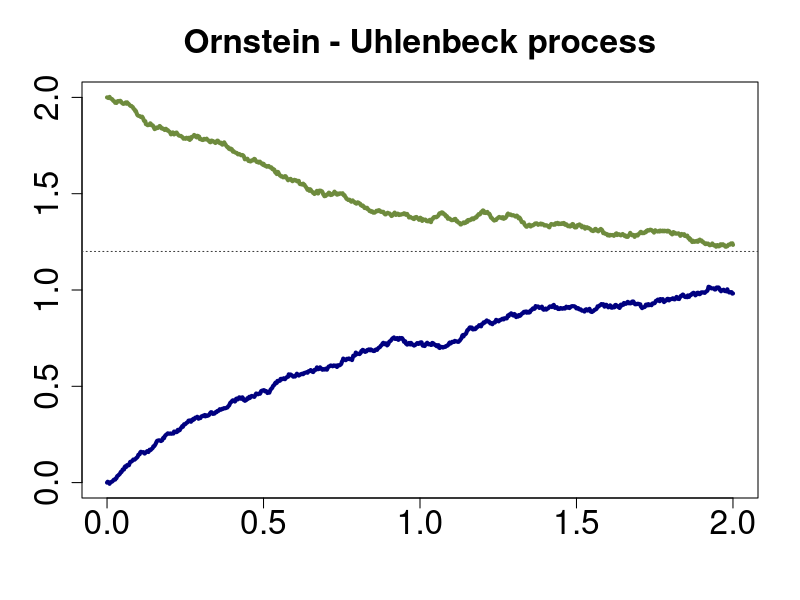

R code for this plot:
# clear variables and close windows
rm(list = ls(all = TRUE))
graphics.off()

ou = function(theta = 1, mu = 1.2, sigma = 0.3, init = c(mu, sigma^2/(2 * theta)), 
    from = 0, to = 2, steps = 500 * (to - from)) {
    t    = seq(from, to, length = steps)
    oup  = rnorm(n = 1, mean = init[1], sd = sqrt(init[2]))
    for (i in (1:(steps - 1))) {
        oup[i + 1] = oup[i] + theta * (mu - oup[i]) * (to - from)/steps + sigma * 
            rnorm(n = 1, mean = 0, sd = sqrt(sigma^2 * (to - from)/steps))
    }
    return(oup)
}

cols = c("navy", "darkolivegreen4", "red")
t    = seq(0, 2, length = 1000)
set.seed(311051)

# Plot
matplot(t, ou(init = c(0, 0)), type = "l", xlab = "", cex.axis = 2, ylab = "", col = cols[1], 
    lwd = 4, ylim = c(0, 2))
lines(t, ou(init = c(2, 0)), col = cols[2], lwd = 4)
title("Ornstein - Uhlenbeck process", cex.main = 2)
abline(h = 1.2, lty = 3, col = "grey25") 
